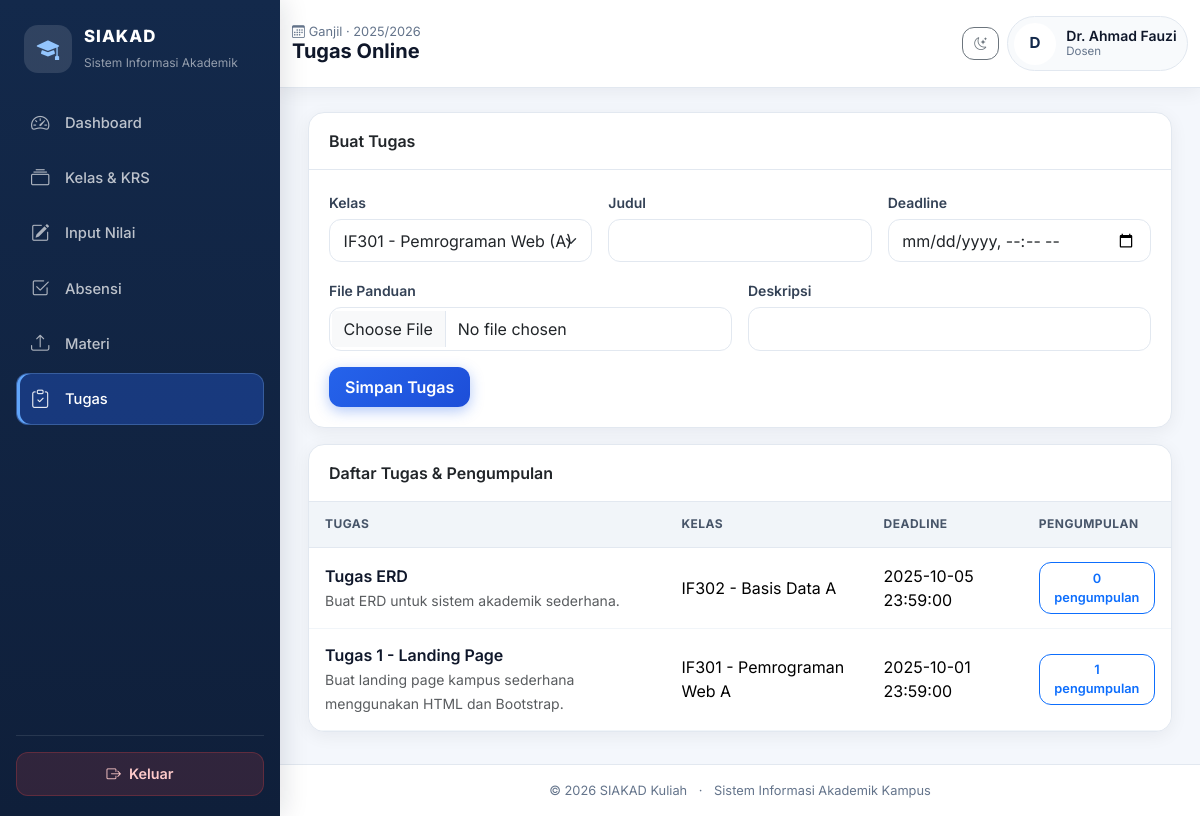
Page /dosen/tugas.php (signed in) on the committed database.
### tables this page shows
CREATE TABLE semester_aktif (
  id INT AUTO_INCREMENT PRIMARY KEY,
  semester ENUM('Ganjil','Genap') NOT NULL,
  tahun_akademik VARCHAR(20) NOT NULL,
  status ENUM('aktif','nonaktif') NOT NULL DEFAULT 'nonaktif',
  created_at TIMESTAMP DEFAULT CURRENT_TIMESTAMP,
  KEY idx_status (status)
);

CREATE TABLE dosen (
  id INT AUTO_INCREMENT PRIMARY KEY,
  user_id INT NOT NULL UNIQUE,
  nidn VARCHAR(30) NOT NULL UNIQUE,
  nama VARCHAR(120) NOT NULL,
  email VARCHAR(120) NOT NULL,
  jabatan VARCHAR(100) DEFAULT NULL,
  mata_kuliah_diampu TEXT DEFAULT NULL,
  foto VARCHAR(255) DEFAULT NULL,
  status ENUM('aktif','nonaktif') NOT NULL DEFAULT 'aktif',
  created_at TIMESTAMP DEFAULT CURRENT_TIMESTAMP,
  updated_at TIMESTAMP DEFAULT CURRENT_TIMESTAMP ON UPDATE CURRENT_TIMESTAMP,
  CONSTRAINT fk_dosen_user FOREIGN KEY (user_id) REFERENCES users(id) ON DELETE CASCADE
);

CREATE TABLE tugas (
  id INT AUTO_INCREMENT PRIMARY KEY,
  kelas_id INT NOT NULL,
  dosen_id INT DEFAULT NULL,
  judul VARCHAR(150) NOT NULL,
  deskripsi TEXT DEFAULT NULL,
  deadline DATETIME NOT NULL,
  file_path VARCHAR(255) DEFAULT NULL,
  created_at TIMESTAMP DEFAULT CURRENT_TIMESTAMP,
  CONSTRAINT fk_tugas_kelas FOREIGN KEY (kelas_id) REFERENCES kelas(id) ON DELETE CASCADE,
  CONSTRAINT fk_tugas_dosen FOREIGN KEY (dosen_id) REFERENCES dosen(id) ON DELETE SET NULL
);

CREATE TABLE mata_kuliah (
  id INT AUTO_INCREMENT PRIMARY KEY,
  kode VARCHAR(30) NOT NULL UNIQUE,
  nama VARCHAR(150) NOT NULL,
  sks INT NOT NULL,
  semester INT NOT NULL,
  program_studi_id INT NOT NULL,
  status ENUM('aktif','nonaktif') NOT NULL DEFAULT 'aktif',
  created_at TIMESTAMP DEFAULT CURRENT_TIMESTAMP,
  updated_at TIMESTAMP DEFAULT CURRENT_TIMESTAMP ON UPDATE CURRENT_TIMESTAMP,
  CONSTRAINT fk_mk_prodi FOREIGN KEY (program_studi_id) REFERENCES program_studi(id) ON DELETE RESTRICT
);

CREATE TABLE kelas (
  id INT AUTO_INCREMENT PRIMARY KEY,
  mata_kuliah_id INT NOT NULL,
  dosen_id INT DEFAULT NULL,
  nama_kelas VARCHAR(20) NOT NULL DEFAULT 'A',
  semester ENUM('Ganjil','Genap') NOT NULL,
  tahun_akademik VARCHAR(20) NOT NULL,
  kapasitas INT NOT NULL DEFAULT 40,
  status ENUM('aktif','nonaktif') NOT NULL DEFAULT 'aktif',
  created_at TIMESTAMP DEFAULT CURRENT_TIMESTAMP,
  updated_at TIMESTAMP DEFAULT CURRENT_TIMESTAMP ON UPDATE CURRENT_TIMESTAMP,
  CONSTRAINT fk_kelas_mk FOREIGN KEY (mata_kuliah_id) REFERENCES mata_kuliah(id) ON DELETE CASCADE,
  CONSTRAINT fk_kelas_dosen FOREIGN KEY (dosen_id) REFERENCES dosen(id) ON DELETE SET NULL
);

### config/database.php (called while the page is built, shortened)
<?php
function db(): PDO
{
    static $pdo = null;
    if ($pdo === null) {
        try {
            $dsn = 'mysql:host=' . DB_HOST . ';dbname=' . DB_NAME . ';charset=utf8mb4';
            $pdo = new PDO($dsn, DB_USER, DB_PASS, [
                PDO::ATTR_ERRMODE => PDO::ERRMODE_EXCEPTION,
                PDO::ATTR_DEFAULT_FETCH_MODE => PDO::FETCH_ASSOC,
                PDO::ATTR_EMULATE_PREPARES => false,
            ]);
        } catch (PDOException $e) {
            http_response_code(500);
            die('<div style="font-family:Arial;padding:24px"><h3>Koneksi database gagal</h3><p>Pastikan MySQL XAMPP aktif, database <b>akademik</b> sudah dibuat/import, dan konfigurasi di <code>config/database.php</code> benar.</p><pre>' . htmlspecialchars($e->getMessage()) . '</pre></div>');
        }
    }
    return $pdo;
}
function base_url(string $path = ''): string
{
    $path = ltrim($path, '/');
    return BASE_URL . ($path !== '' ? '/' . $path : '');
}
function e($value): string
{
    return htmlspecialchars((string)$value, ENT_QUOTES, 'UTF-8');
}

### includes/functions.php (called while the page is built, shortened)
<?php
require_once __DIR__ . '/auth_check.php';
function semester_aktif(): ?array
{
    static $cache = null;
    try {
        $stmt = db()->query("SELECT * FROM semester_aktif WHERE status = 'aktif' ORDER BY id DESC LIMIT 1");
        $row = $stmt->fetch();
        $cache = $row ?: false;
    } catch (Throwable $e) {
        $cache = false;
    }
    return $cache === false ? null : $cache;
}
function semester_aktif_values(): array
{
    $sa = semester_aktif();
    if ($sa) {
        return [$sa['semester'], $sa['tahun_akademik']];
    }
    return [CURRENT_SEMESTER, CURRENT_TAHUN_AKADEMIK];
}
function semester_aktif_label(): string
{
    [$s, $t] = semester_aktif_values();
    return $s . ' · ' . $t;
}

### includes/auth_check.php (called while the page is built, shortened)
<?php
require_once __DIR__ . '/../config/database.php';
function is_logged_in(): bool
{
    return isset($_SESSION['user']) && is_array($_SESSION['user']);
}
function current_user(): ?array
{
    return $_SESSION['user'] ?? null;
}
function role_label(string $role): string
{
    return match ($role) {
        'admin' => 'Admin',
        'mahasiswa' => 'Mahasiswa',
        'dosen' => 'Dosen',
        'kaprodi' => 'Kaprodi',
        'keuangan' => 'Keuangan',
        default => ucfirst($role),
    };
}
function current_dosen(): ?array
{
    $stmt = db()->prepare("SELECT * FROM dosen WHERE user_id = ? LIMIT 1");
    $stmt->execute([current_user()['id']]);
    $data = $stmt->fetch();
    return $data ?: null;
}

### dosen/tugas.php (the view, shortened to what this page needs)
<?php
require_once __DIR__ . '/../includes/functions.php';
$pageTitle = 'Tugas Online';
$pdo = db(); $dosen = current_dosen();
$stmt = $pdo->prepare("SELECT k.id, mk.kode, mk.nama mata_kuliah, k.nama_kelas FROM kelas k JOIN mata_kuliah mk ON mk.id=k.mata_kuliah_id WHERE k.dosen_id=? ORDER BY mk.kode"); $stmt->execute([$dosen['id']]); $kelasList = $stmt->fetchAll();
$stmt=$pdo->prepare("SELECT t.*, mk.kode, mk.nama mata_kuliah, k.nama_kelas, COUNT(p.id) jumlah_pengumpulan FROM tugas t JOIN kelas k ON k.id=t.kelas_id JOIN mata_kuliah mk ON mk.id=k.mata_kuliah_id LEFT JOIN pengumpulan_tugas p ON p.tugas_id=t.id WHERE t.dosen_id=? GROUP BY t.id ORDER BY t.deadline DESC"); $stmt->execute([$dosen['id']]); $tugas=$stmt->fetchAll();
include __DIR__ . '/../includes/header.php'; include __DIR__ . '/../includes/sidebar.php';
?>
<div class="card shadow-sm mb-3"><div class="card-header bg-transparent fw-semibold">Buat Tugas</div><div class="card-body"><form method="post" enctype="multipart/form-data" class="row g-3"><div class="col-md-4"><label class="form-label">Kelas</label><select name="kelas_id" class="form-select"><?php foreach($kelasList as $k): ?><option value="<?= $k['id'] ?>"><?= e($k['kode'].' - '.$k['mata_kuliah'].' ('.$k['nama_kelas'].')') ?></option><?php endforeach; ?></select></div><div class="col-md-4"><label class="form-label">Judul</label><input name="judul" class="form-control" required></div><div class="col-md-4"><label class="form-label">Deadline</label><input type="datetime-local" name="deadline" class="form-control" required></div><div class="col-md-6"><label class="form-label">File Panduan</label><input type="file" name="file" class="form-control"></div><div class="col-md-6"><label class="form-label">Deskripsi</label><input name="deskripsi" class="form-control"></div><div class="col-12"><button class="btn btn-primary">Simpan Tugas</button></div></form></div></div>
<div class="card shadow-sm"><div class="card-header bg-transparent fw-semibold">Daftar Tugas & Pengumpulan</div><div class="table-responsive"><table class="table align-middle mb-0"><thead><tr><th>Tugas</th><th>Kelas</th><th>Deadline</th><th>Pengumpulan</th></tr></thead><tbody><?php foreach($tugas as $t): ?><tr><td><div class="fw-semibold"><?= e($t['judul']) ?></div><small class="text-muted"><?= e($t['deskripsi']) ?></small></td><td><?= e($t['kode'].' - '.$t['mata_kuliah'].' '.$t['nama_kelas']) ?></td><td><?= e($t['deadline']) ?></td><td><button class="btn btn-sm btn-outline-primary" data-bs-toggle="collapse" data-bs-target="#sub<?= $t['id'] ?>"><?= e($t['jumlah_pengumpulan']) ?> pengumpulan</button></td></tr><?php endforeach; ?></tbody></table></div></div>
<?php include __DIR__ . '/../includes/footer.php'; ?>

### includes/sidebar.php (shortened to what this page needs)
<?php
$role = $user['role'] ?? '';
$menus = [
    'admin' => [
        ['Dashboard', 'bi-speedometer2', 'admin/dashboard.php'],
        ['Mahasiswa', 'bi-people', 'admin/mahasiswa.php'],
        ['Dosen', 'bi-person-video3', 'admin/dosen.php'],
        ['Pengguna', 'bi-person-gear', 'admin/pengguna.php'],
        ['Mata Kuliah', 'bi-journal-bookmark', 'admin/mata_kuliah.php'],
        ['Semester Aktif', 'bi-calendar-check', 'admin/semester.php'],
        ['Laporan', 'bi-file-earmark-bar-graph', 'admin/laporan.php'],
    ],
    'mahasiswa' => [
        ['Dashboard', 'bi-speedometer2', 'mahasiswa/dashboard.php'],
        ['KRS', 'bi-card-checklist', 'mahasiswa/krs.php'],
        ['Jadwal', 'bi-calendar-week', 'mahasiswa/jadwal.php'],
        ['Nilai', 'bi-award', 'mahasiswa/nilai.php'],
        ['Transkrip', 'bi-filetype-pdf', 'mahasiswa/transkrip.php'],
        ['Tagihan', 'bi-wallet2', 'mahasiswa/tagihan.php'],
        ['Absensi', 'bi-check2-square', 'mahasiswa/absensi.php'],
        ['E-Learning', 'bi-easel', 'mahasiswa/elearning.php'],
    ],
    'dosen' => [
        ['Dashboard', 'bi-speedometer2', 'dosen/dashboard.php'],
        ['Kelas & KRS', 'bi-collection', 'dosen/kelas.php'],
        ['Input Nilai', 'bi-pencil-square', 'dosen/nilai.php'],
        ['Absensi', 'bi-check2-square', 'dosen/absensi.php'],
        ['Materi', 'bi-upload', 'dosen/materi.php'],
        ['Tugas', 'bi-clipboard-check', 'dosen/tugas.php'],
    ],
    'kaprodi' => [
        ['Dashboard', 'bi-speedometer2', 'kaprodi/dashboard.php'],
        ['Laporan KRS', 'bi-card-checklist', 'kaprodi/laporan_krs.php'],
        ['Laporan Nilai', 'bi-award', 'kaprodi/laporan_nilai.php'],
    ],
    'keuangan' => [
        ['Dashboard', 'bi-speedometer2', 'keuangan/dashboard.php'],
        ['Tagihan', 'bi-receipt', 'keuangan/tagihan.php'],
        ['Pembayaran', 'bi-cash-coin', 'keuangan/pembayaran.php'],
    ],
];
$current = trim(str_replace(BASE_URL, '', parse_url($_SERVER['REQUEST_URI'] ?? '', PHP_URL_PATH)), '/');
$initial = strtoupper(substr($user['name'] ?? 'U', 0, 1));
?>
<aside class="sidebar" id="sidebar" aria-label="Menu utama">
    <div class="sidebar-inner">
        <div class="brand-box">
            <div class="brand-icon"><i class="bi bi-mortarboard-fill"></i></div>
            <div>
                <div class="brand-title">SIAKAD</div>
                <small>Sistem Informasi Akademik</small>
            </div>
        </div>
        <nav class="nav flex-column sidebar-nav">
            <?php foreach (($menus[$role] ?? []) as $item): [$label, $icon, $url] = $item; $active = $current === $url ? 'active' : ''; ?>
                <a class="nav-link <?= $active ?>" href="<?= base_url($url) ?>">
                    <i class="bi <?= e($icon) ?>"></i><span><?= e($label) ?></span>
                </a>
            <?php endforeach; ?>
        </nav>
        <div class="sidebar-footer">
            <a href="<?= base_url('auth/logout.php') ?>" class="btn-logout">
                <i class="bi bi-box-arrow-right"></i> Keluar
            </a>
        </div>
    </div>
</aside>
<main class="main-content">
    <nav class="topbar navbar navbar-expand-lg sticky-top">
        <div class="container-fluid py-2">
            <div class="page-heading min-w-0">
                <div class="page-subtitle">
                    <i class="bi bi-calendar3 me-1"></i><?= e(semester_aktif_label()) ?>
                </div>
                <h1 class="h5 mb-0 fw-bold text-truncate"><?= e($pageTitle) ?></h1>
            </div>
            <div class="ms-auto d-flex align-items-center gap-2">
                <button class="btn btn-sm btn-outline-secondary" id="darkModeToggle" type="button" data-bs-toggle="tooltip" title="Mode gelap/terang">
                    <i class="bi bi-moon-stars"></i>
                </button>
                <div class="topbar-user d-none d-md-flex">
                    <div class="avatar-sm"><?= e($initial) ?></div>
                    <div class="user-meta min-w-0">
                        <div class="user-name text-truncate"><?= e($user['name'] ?? 'User') ?></div>
                        <div class="user-role"><?= e(role_label($role)) ?></div>
                    </div>
                </div>
            </div>
        </div>
    </nav>
    <div class="content-area">

### rows in the picture
semester_aktif: semester_aktif_label() "Ganjil · 2025/2026"
dosen: nama "D", nama "Dr. Ahmad Fauzi"
tugas: judul "Tugas ERD", deskripsi "Buat ERD untuk sistem akademik sederhana.", mata_kuliah.kode+nama "IF302 - Basis Data A", deadline "2025-10-05 23:59:00", jumlah_pengumpulan "0"
tugas: judul "Tugas 1 - Landing Page", deskripsi "Buat landing page kampus sederhana menggunakan HTML dan Bootstrap.", mata_kuliah.kode+nama "IF301 - Pemrograman Web A", deadline "2025-10-01 23:59:00", jumlah_pengumpulan "1"

### other values in the picture
$label "Dashboard"
$label "Kelas & KRS"
$label "Input Nilai"
$label "Absensi"
$label "Materi"
$label "Tugas"
$pageTitle "Tugas Online"
role_label($role) "Dosen"
APP_NAME "SIAKAD Kuliah"
form field kelas_id "IF301 - Pemrograman Web (A)"
